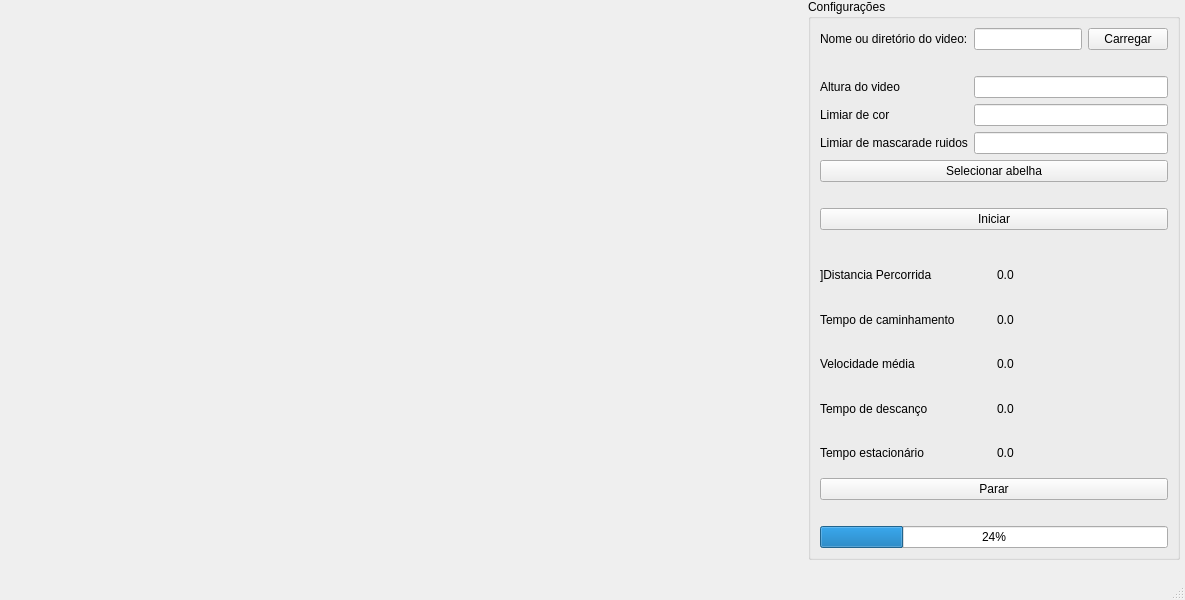
<?xml version="1.0" encoding="UTF-8"?>
<ui version="4.0">
 <class>MainWindow</class>
 <widget class="QMainWindow" name="MainWindow">
  <property name="geometry">
   <rect>
    <x>0</x>
    <y>0</y>
    <width>1185</width>
    <height>600</height>
   </rect>
  </property>
  <property name="sizePolicy">
   <sizepolicy hsizetype="Expanding" vsizetype="Expanding">
    <horstretch>0</horstretch>
    <verstretch>0</verstretch>
   </sizepolicy>
  </property>
  <property name="windowTitle">
   <string>MainWindow</string>
  </property>
  <widget class="QWidget" name="centralwidget">
   <property name="sizePolicy">
    <sizepolicy hsizetype="Expanding" vsizetype="Expanding">
     <horstretch>0</horstretch>
     <verstretch>0</verstretch>
    </sizepolicy>
   </property>
   <widget class="QWidget" name="gridLayoutWidget">
    <property name="geometry">
     <rect>
      <x>-1</x>
      <y>-1</y>
      <width>1181</width>
      <height>561</height>
     </rect>
    </property>
    <layout class="QHBoxLayout" name="horizontalLayout">
     <item>
      <widget class="QLabel" name="label">
       <property name="enabled">
        <bool>true</bool>
       </property>
       <property name="sizePolicy">
        <sizepolicy hsizetype="Expanding" vsizetype="Expanding">
         <horstretch>60</horstretch>
         <verstretch>0</verstretch>
        </sizepolicy>
       </property>
       <property name="text">
        <string/>
       </property>
      </widget>
     </item>
     <item>
      <widget class="QGroupBox" name="groupBox_2">
       <property name="enabled">
        <bool>true</bool>
       </property>
       <property name="sizePolicy">
        <sizepolicy hsizetype="Expanding" vsizetype="Expanding">
         <horstretch>0</horstretch>
         <verstretch>0</verstretch>
        </sizepolicy>
       </property>
       <property name="title">
        <string>Configurações</string>
       </property>
       <layout class="QVBoxLayout" name="verticalLayout_2">
        <item>
         <layout class="QGridLayout" name="gridLayout_3">
          <item row="0" column="0">
           <widget class="QLabel" name="labelNome">
            <property name="text">
             <string>Nome ou diretório do video:</string>
            </property>
           </widget>
          </item>
          <item row="0" column="2">
           <widget class="QPushButton" name="carregar">
            <property name="text">
             <string>Carregar</string>
            </property>
           </widget>
          </item>
          <item row="0" column="1">
           <widget class="QLineEdit" name="diretorio">
            <property name="text">
             <string/>
            </property>
           </widget>
          </item>
         </layout>
        </item>
        <item>
         <spacer name="horizontalSpacer_2">
          <property name="orientation">
           <enum>Qt::Horizontal</enum>
          </property>
          <property name="sizeHint" stdset="0">
           <size>
            <width>40</width>
            <height>20</height>
           </size>
          </property>
         </spacer>
        </item>
        <item>
         <layout class="QGridLayout" name="gridLayout_2">
          <item row="3" column="1">
           <widget class="QLineEdit" name="Limiarmascara">
            <property name="text">
             <string/>
            </property>
           </widget>
          </item>
          <item row="3" column="0">
           <widget class="QLabel" name="labelLimiarmascara">
            <property name="text">
             <string>Limiar de mascarade ruidos</string>
            </property>
           </widget>
          </item>
          <item row="1" column="0">
           <widget class="QLabel" name="labelAltura">
            <property name="text">
             <string>Altura do video</string>
            </property>
           </widget>
          </item>
          <item row="1" column="1">
           <widget class="QLineEdit" name="alturavideo">
            <property name="text">
             <string/>
            </property>
           </widget>
          </item>
          <item row="2" column="1">
           <widget class="QLineEdit" name="limiarcor">
            <property name="text">
             <string/>
            </property>
           </widget>
          </item>
          <item row="2" column="0">
           <widget class="QLabel" name="labelLimiarcor">
            <property name="text">
             <string>Limiar de cor</string>
            </property>
           </widget>
          </item>
         </layout>
        </item>
        <item>
         <widget class="QPushButton" name="selecionarAelha">
          <property name="sizePolicy">
           <sizepolicy hsizetype="MinimumExpanding" vsizetype="Fixed">
            <horstretch>0</horstretch>
            <verstretch>0</verstretch>
           </sizepolicy>
          </property>
          <property name="text">
           <string>Selecionar abelha</string>
          </property>
         </widget>
        </item>
        <item>
         <spacer name="horizontalSpacer">
          <property name="orientation">
           <enum>Qt::Horizontal</enum>
          </property>
          <property name="sizeHint" stdset="0">
           <size>
            <width>40</width>
            <height>20</height>
           </size>
          </property>
         </spacer>
        </item>
        <item>
         <widget class="QPushButton" name="iniciar">
          <property name="text">
           <string>Iniciar</string>
          </property>
         </widget>
        </item>
        <item>
         <spacer name="horizontalSpacer_3">
          <property name="orientation">
           <enum>Qt::Horizontal</enum>
          </property>
          <property name="sizeHint" stdset="0">
           <size>
            <width>40</width>
            <height>20</height>
           </size>
          </property>
         </spacer>
        </item>
        <item>
         <layout class="QGridLayout" name="gridLayout_4">
          <item row="2" column="0">
           <widget class="QLabel" name="labeltempcaminhamento">
            <property name="text">
             <string>Tempo de caminhamento</string>
            </property>
           </widget>
          </item>
          <item row="8" column="1">
           <widget class="QLabel" name="tempoestacionario">
            <property name="text">
             <string>0.0</string>
            </property>
           </widget>
          </item>
          <item row="7" column="0">
           <widget class="QLabel" name="labeltempodescanco">
            <property name="text">
             <string>Tempo de descanço</string>
            </property>
           </widget>
          </item>
          <item row="0" column="0">
           <widget class="QLabel" name="labeldistanciapercorrida">
            <property name="text">
             <string>]Distancia Percorrida</string>
            </property>
           </widget>
          </item>
          <item row="8" column="0">
           <widget class="QLabel" name="labeltempoestacionario">
            <property name="text">
             <string>Tempo estacionário</string>
            </property>
           </widget>
          </item>
          <item row="7" column="1">
           <widget class="QLabel" name="tempodescanco">
            <property name="text">
             <string>0.0</string>
            </property>
           </widget>
          </item>
          <item row="0" column="1">
           <widget class="QLabel" name="distaciaPercrrida">
            <property name="text">
             <string>0.0</string>
            </property>
           </widget>
          </item>
          <item row="5" column="1">
           <widget class="QLabel" name="velocidademedia">
            <property name="text">
             <string>0.0</string>
            </property>
           </widget>
          </item>
          <item row="2" column="1">
           <widget class="QLabel" name="tempocaminhamento">
            <property name="text">
             <string>0.0</string>
            </property>
           </widget>
          </item>
          <item row="5" column="0">
           <widget class="QLabel" name="labelvelocidademedia">
            <property name="text">
             <string>Velocidade média</string>
            </property>
           </widget>
          </item>
         </layout>
        </item>
        <item>
         <widget class="QPushButton" name="pushButton">
          <property name="text">
           <string>Parar</string>
          </property>
         </widget>
        </item>
        <item>
         <spacer name="horizontalSpacer_4">
          <property name="orientation">
           <enum>Qt::Horizontal</enum>
          </property>
          <property name="sizeHint" stdset="0">
           <size>
            <width>40</width>
            <height>20</height>
           </size>
          </property>
         </spacer>
        </item>
        <item>
         <widget class="QProgressBar" name="progressBar">
          <property name="value">
           <number>24</number>
          </property>
         </widget>
        </item>
       </layout>
      </widget>
     </item>
    </layout>
   </widget>
  </widget>
  <widget class="QMenuBar" name="menubar">
   <property name="geometry">
    <rect>
     <x>0</x>
     <y>0</y>
     <width>1185</width>
     <height>21</height>
    </rect>
   </property>
  </widget>
  <widget class="QStatusBar" name="statusbar"/>
 </widget>
 <resources/>
 <connections/>
</ui>
